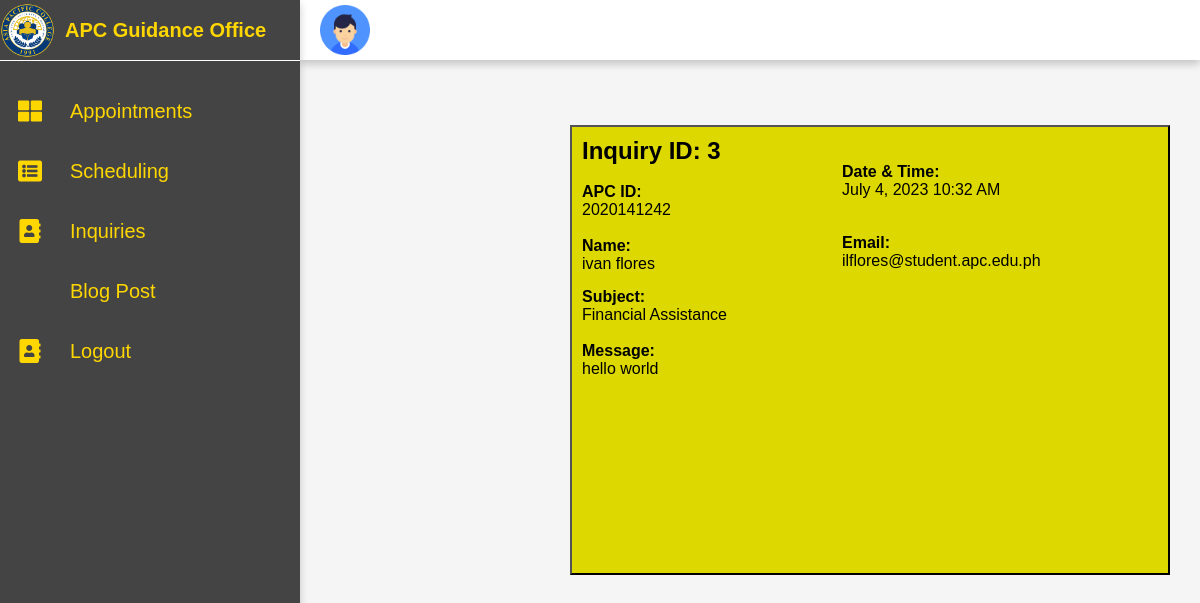
Screenshot of /components/guidanceinqview.php?id=3 (signed in) with the database file from the repository.
### tables this page shows
CREATE TABLE `inquiry` (
  `id` int(11) NOT NULL,
  `iid` int(11) NOT NULL,
  `iname` varchar(150) NOT NULL,
  `iemail` varchar(150) NOT NULL,
  `isbj` varchar(150) NOT NULL,
  `imsg` text NOT NULL,
  `idt` datetime NOT NULL
);

### components/guidanceinqview.php (the view, shortened to what this page needs)
<?php
require '../connect.php';
$id=$_GET['id'];
$query=mysqli_query($con,"SELECT * FROM inquiry where id = '$id'");
$row=mysqli_fetch_array($query);
$time = strtotime($row['idt']);
$newtime = date(' F j, Y h:i A', $time);
?>
<!DOCTYPE html>
<html lang="en">
<head>
    <link rel="stylesheet" href="../css_files/guidance.css">
    <link rel="stylesheet" href="https://pro.fontawesome.com/releases/v5.10.0/css/all.css" />
</head>
<body>
    <?php require "compnavg.php";?>
        <div class="main">
        <?php require "comptopbarguidance.php";?>
        <div class="cards">
            <div class="inqContainer">
           <h2 style="margin-left: 10px; margin-top: 10px;">Inquiry ID: <?=$row['id']?></h2>
            <br>
           <div class="ivID"><b>APC ID:</b><br> <?=$row['iid']?></div>
            <br>
           <div class="ivName"><b>Name:</b><br> <?=$row['iname']?></div>
            <br>
           <div class="ivEmail"><b>Email:</b><br> <?=$row['iemail']?></div>
            <br>
           <div class="ivSubj"><b>Subject:</b><br> <?=$row['isbj']?></div>
            <br>
           <div class="ivMessage"><b>Message:</b><br> <?=$row['imsg']?></div>
            <br>
           <div class="ivDT"><b>Date & Time:</b><br> <?=$newtime?></div>
            </div>
        </div>
        </div>
</body>
</html>

### css_files/guidance.css (style rules this page uses)
* { padding: 0; box-sizing: border-box; font-family: 'Poppins', sans-serif; }
body { overflow-x: hidden; }
.main { position: absolute; width: calc(100% - 300px); min-height: 100vh; left: 300px; background: #f5f5f5; }
.cards { margin-top: 60px; width: 100%; padding: 35px 20px; display: grid; grid-template-columns: repeat(4, 1fr); grid-gap: 20px; }
* { margin: 0; padding: 0; }
.inqContainer { margin-top: 30px; margin-left: 250px; border: 2px outset rgb(0, 0, 0); background-color: #ddd900; width: 600px; height: 450px; }
.ivID, .ivName, .ivEmail { width: 130px; }
.ivSubj, .ivMessage { width: 400px; }
.ivDT { width: 200px; margin-top: -233px; margin-left: 270px; }
.ivName, .ivSubj, .ivMessage, .ivID { margin-left: 10px; }
.ivEmail { margin-top: -57px; margin-left: 270px; }

### rows the page displays
inquiry: id "3", iid "2020141242", iname "ivan flores", iemail "ilflores@student.apc.edu.ph", isbj "Financial Assistance", imsg "hello world", idt "July 4, 2023 10:32 AM"
